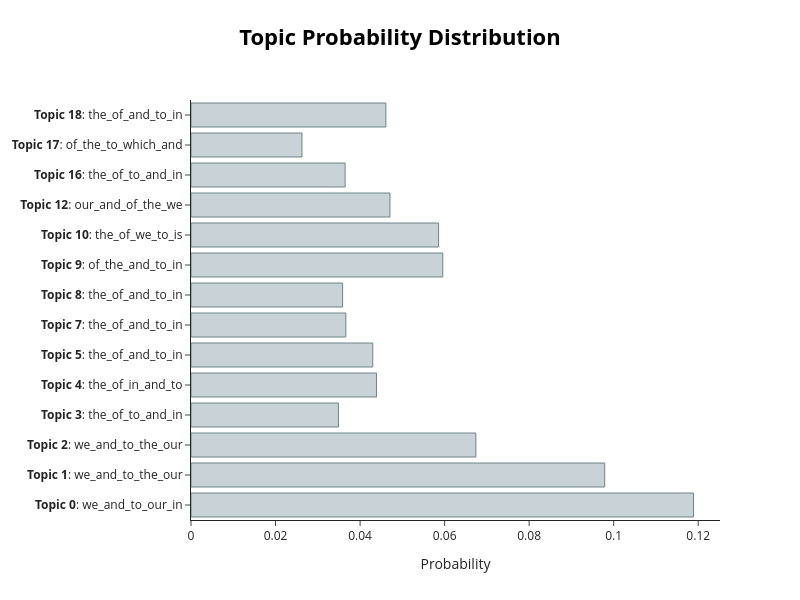

The notebook cell this image was saved under:
### Code cell
# Get the same distribution you were using before
probs_first = topic_model.approximate_distribution(docs[0:1])[0][0]

import numpy as np
probs_first = np.array(probs_first)

# Topics to exclude (21 is NOT in this list)
exclude = np.array([6, 11, 13, 14, 15, 19, 20])

# Zero out only those topics so they disappear from the plot
probs_first[exclude] = 0

# Plot – x-axis stays the same scale as the original distribution
topic_model.visualize_distribution(probs_first)

### Figure 1 — Plotly figure (JSON) as saved in the notebook; plotly's stock layout.template omitted (floating-point values rounded to 4 significant figures)
{"data": [{"marker": {"color": "#C8D2D7", "line": {"color": "#6E8484", "width": 1}}, "orientation": "h", "type": "bar", "x": [0.1189, 0.09788, 0.06739, 0.03489, 0.04388, 0.043, 0.03663, 0.03587, 0.05957, 0.05858, 0.04707, 0.03646, 0.02625, 0.0461], "y": ["<b>Topic 0</b>: we_and_to_our_in", "<b>Topic 1</b>: we_and_to_the_our", "<b>Topic 2</b>: we_and_to_the_our", "<b>Topic 3</b>: the_of_to_and_in", "<b>Topic 4</b>: the_of_in_and_to", "<b>Topic 5</b>: the_of_and_to_in", "<b>Topic 7</b>: the_of_and_to_in", "<b>Topic 8</b>: the_of_and_to_in", "<b>Topic 9</b>: of_the_and_to_in", "<b>Topic 10</b>: the_of_we_to_is", "<b>Topic 12</b>: our_and_of_the_we", "<b>Topic 16</b>: the_of_to_and_in", "<b>Topic 17</b>: of_the_to_which_and", "<b>Topic 18</b>: the_of_and_to_in"]}], "layout": {"height": 600, "hoverlabel": {"bgcolor": "white", "font": {"family": "Rockwell", "size": 16}}, "title": {"font": {"color": "Black", "size": 22}, "text": "<b>Topic Probability Distribution</b>", "x": 0.5, "xanchor": "center", "y": 0.95, "yanchor": "top"}, "width": 800, "xaxis": {"title": {"text": "Probability"}}}}
